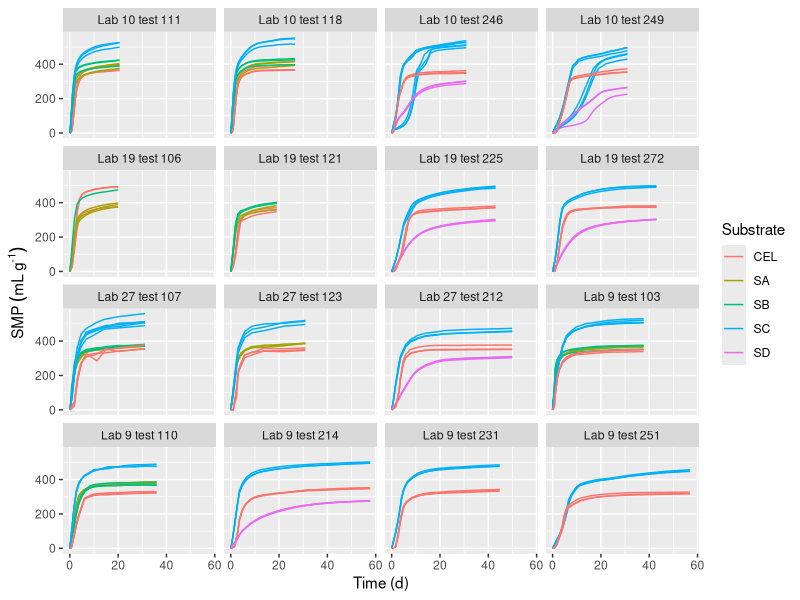
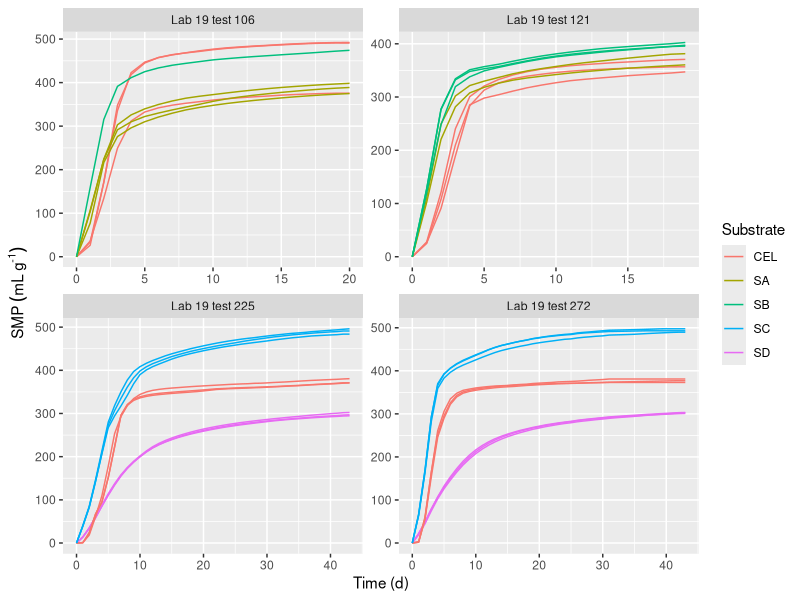
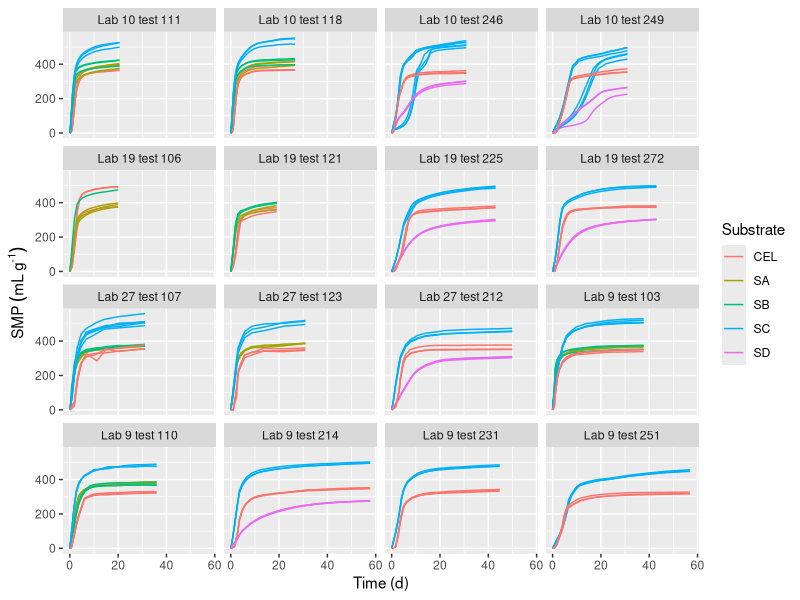
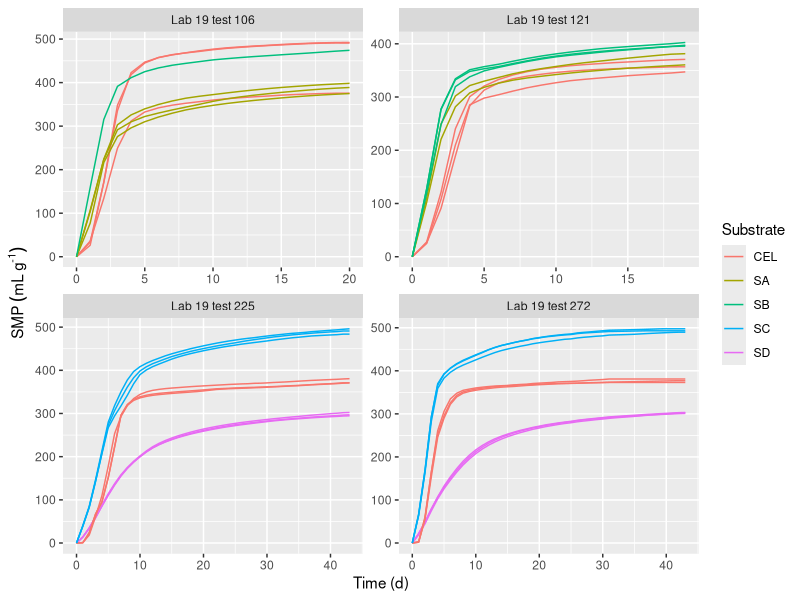

Here is the R script that generated these plots, in order:
# SMP plots

# Packages
library(ggplot2)

# Load data
SMP <- read.csv('../data/SMP.csv')

# Check
summary(SMP)

# Plot
ggplot(SMP, aes(time_d, SMP, colour = substrate, group = bottle_id)) +
  geom_line() + facet_wrap(~ paste0('Lab ', lab_id, ' test ', test_id)) +
  labs(x = 'Time (d)', y = expression('SMP'~(mL~g^'-1')), colour = 'Substrate')
ggsave('../plots/SMP.png', height = 6, width = 6)

# Small plot for README
dd <- subset(SMP, lab_id == 19)
ggplot(dd, aes(time_d, SMP, colour = substrate, group = bottle_id)) +
  geom_line() + 
  facet_wrap(~ paste0('Lab ', lab_id, ' test ', test_id), scale = 'free') +
  labs(x = 'Time (d)', y = expression('SMP'~(mL~g^'-1')), colour = 'Substrate')
ggsave('../plots/SMP_small.png', height = 3, width = 4, dpi = 96)
